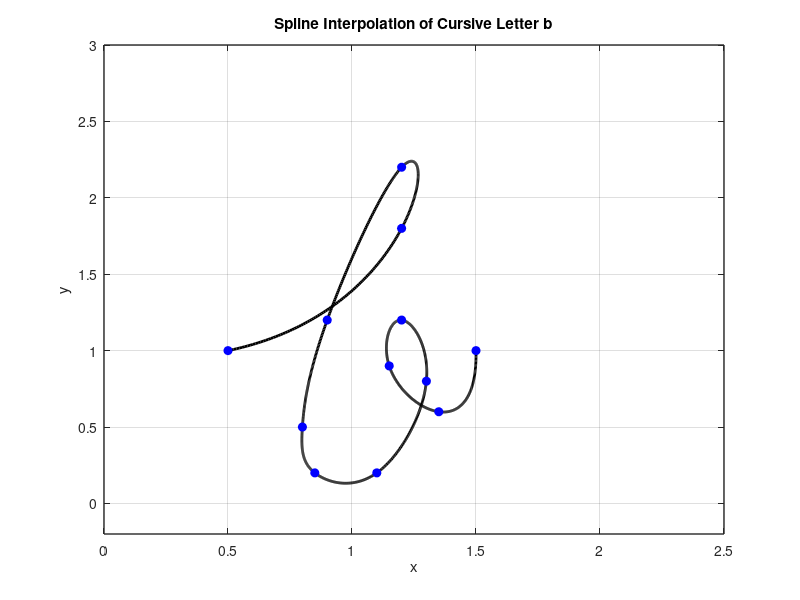

Source code (MATLAB):
x = [0.5 1.2 1.2 0.9 0.8 0.85 1.1 1.3 1.2 1.15 1.35 1.5];
y = [1 1.8 2.2 1.2 0.5 0.2 0.2 0.8 1.2 0.9 0.6 1];

n = length(x);
t = 0:n-1; % Parametric coordinate t
tt = 0:0.01:n-1; % More dense coordinate tt for spline interpolation

% Compute spline interpolation
xx = spline(t, x, tt);
yy = spline(t, y, tt);

% Plot settings
figure(1)
plot(xx, yy, 'k', 'LineWidth', 2) % plot spline
hold on
plot(x, y, 'bo', 'MarkerFaceColor', 'b') % plot data points
axis([0 2.5 -0.2 3])
grid on
title('Spline Interpolation of Cursive Letter b')
xlabel('x')
ylabel('y')
set(gca, 'FontSize', 10, 'LineWidth', 1)
grid on
